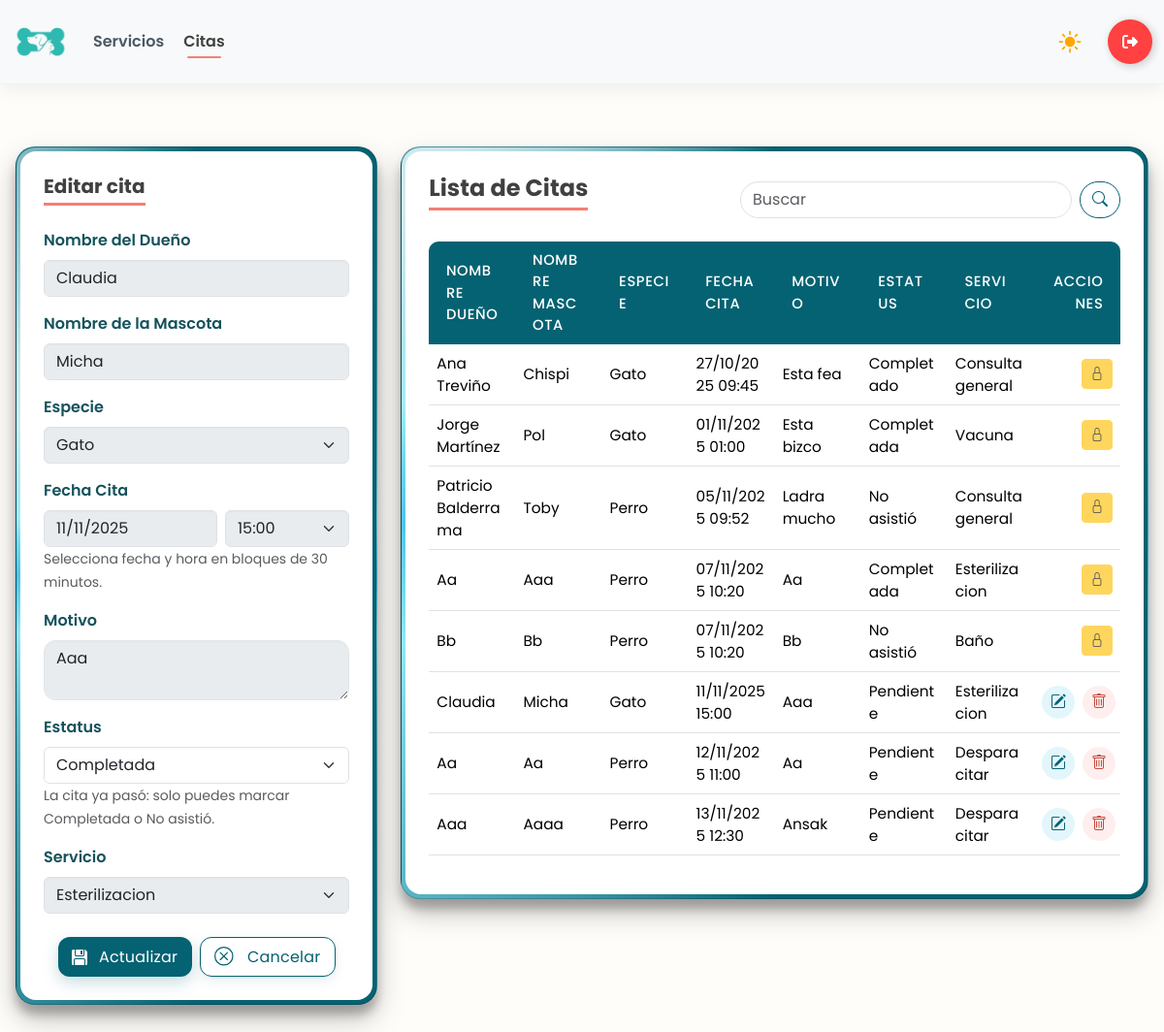
The page /citas/16/ (signed in) on the database its author committed.
### app/models.py (models this page shows, shortened)
class CITA_VETERINARIA(models.Model):
    nombre_dueño = models.CharField(max_length=200)
    nombre_mascota = models.CharField(max_length=100)
    especie = models.CharField(max_length=100)
    fecha_cita = models.DateTimeField()
    motivo = models.CharField(max_length=255)
    estatus = models.CharField(max_length=50)
    servicio = models.ForeignKey(SERVICIO, on_delete= models.PROTECT, null=True)

class SERVICIO(models.Model):
    nombre = models.CharField(max_length=100)
    precio = models.DecimalField(max_digits=10, decimal_places=2)
    descripcion = models.TextField(max_length=250, null= True)
    def __str__(self):
        return self.nombre

### app/views.py (the view, shortened to what this page needs)
# urls.py: path('citas/', views.citas_panel, name='citas'),
@login_required
@user_passes_test(is_employee_or_admin)
def citas_panel(request, id=None):
    es_admin = is_admin(request.user)
    cita = get_object_or_404(CITA_VETERINARIA, pk=id) if id else None
    servicios = SERVICIO.objects.all()
    ahora_local = timezone.localtime()
    slots = build_half_hour_slots("08:00", "18:00")
    if cita:
        sel_hora = timezone.localtime(cita.fecha_cita).strftime("%H:%M")
        sel_fecha = timezone.localtime(cita.fecha_cita).strftime("%Y-%m-%d")
    else:
        next_slot = ceil_to_half_hour(ahora_local)
        sel_hora = next_slot.strftime("%H:%M")
        sel_fecha = next_slot.strftime("%Y-%m-%d")
    cita_pasada_bool = bool(cita and timezone.localtime(cita.fecha_cita) <= ahora_local)
    bloqueada_total = bool(cita and cita.estatus in ["Completada", "Cancelada"])
    solo_estatus_fecha = bool(cita and cita_pasada_bool and not bloqueada_total)
    solo_estatus_rol = bool(cita and (not es_admin) and not bloqueada_total)
    solo_estatus = solo_estatus_fecha or solo_estatus_rol
    qs = CITA_VETERINARIA.objects.all().select_related('servicio').order_by('fecha_cita')
    estatus_f = (request.GET.get('estatus') or '').strip()
    servicio_f = (request.GET.get('servicio') or '').strip()
    desde_f = (request.GET.get('desde') or '').strip()
    hasta_f = (request.GET.get('hasta') or '').strip()
    q = (request.GET.get('q') or '').strip()
    if estatus_f:
        qs = qs.filter(estatus__iexact=estatus_f)
    if servicio_f:
        qs = qs.filter(servicio__pk=servicio_f)
    if q:
        qs = qs.filter(
            Q(nombre_dueño__icontains=q) |
            Q(nombre_mascota__icontains=q) |
            Q(motivo__icontains=q)
        )
    ctx = {
        "citas": qs,
        "cita": cita,
        "editando": bool(cita),
        "servicios": servicios,
        "slots": slots,
        "sel_hora": sel_hora,
        "sel_fecha": sel_fecha,
        "min_fecha": ahora_local.strftime("%Y-%m-%d"),
        "ahora_str": ahora_local.strftime("%Y-%m-%dT%H:%M"),
        "cita_pasada": cita_pasada_bool,
        "bloqueada_total": bloqueada_total,
        "solo_estatus": solo_estatus,
        "q": q,
        "es_admin": es_admin,
        "form_data": request.POST if request.method == "POST" else {},
    }
    return render(request, "citas.html", ctx)

### app/templates/citas.html (shortened to what this page needs)
    {% load static %}
    <!DOCTYPE html>
    <html lang="es">
    <head>
        {% include 'referencias.html' %}
        <link rel="stylesheet" href="{% static 'css/panel.css' %}">
    </head>
    <body>
        {% include 'navbar-panel.html' %}
        <main class="container-fluid mt-5 mb-5 p-3">
            <div class="row g-4">
                <div class="col-12 col-lg-4">
                    <div class="card glass-card">
                        <div class="card-body">
                            <h5 class="card-title mb-4">
                                {% if editando %}Editar cita{% else %}Crear cita{% endif %}
                            </h5>
                            <form method="post" autocomplete="off"
                                action="{% if editando %}{% url 'citas_edit' cita.id %}{% else %}{% url 'citas' %}{% endif %}">
                                <div class="mb-3">
                                    <label class="form-label">Nombre del Dueño</label>
                                    <input type="text" name="nombre_dueño" class="form-control"
                                        pattern="^[A-Za-zÁÉÍÓÚáéíóúÑñ\s]+$" maxlength="200" required
                                        value="{{ cita.nombre_dueño|default_if_none:'' }}" {% if bloqueada_total or solo_estatus %}disabled{% endif %}>
                                </div>
                                <div class="mb-3">
                                    <label class="form-label">Nombre de la Mascota</label>
                                    <input type="text" name="nombre_mascota" class="form-control"
                                        pattern="^[A-Za-zÁÉÍÓÚáéíóúÑñ\s]+$" maxlength="100" required
                                        value="{{ cita.nombre_mascota|default_if_none:'' }}" {% if bloqueada_total or solo_estatus %}disabled{% endif %}>
                                </div>
                                <div class="mb-3">
                                    <label class="form-label">Especie</label>
                                    <select name="especie_select" id="especie_select" class="form-select" required {% if bloqueada_total or solo_estatus %}disabled{% endif %}>
                                        <option value="Gato" {% if cita.especie == "Gato" %}selected{% endif %}>Gato</option>
                                    </select>
                                </div>
                                <div class="mb-3">
                                <label for="fecha_cita" class="form-label">Fecha Cita</label>
                                <div class="d-flex gap-2">
                                    <input type="date"
                                           class="form-control"
                                           id="fecha_cita"
                                           name="fecha_cita"
                                           min="{{ min_fecha }}"
                                           value="{{ sel_fecha }}"
                                           required
                                           {% if bloqueada_total or solo_estatus %}disabled{% endif %}>
                                    <select class="form-select" id="hora_cita" name="hora_cita" required
                                            {% if bloqueada_total or solo_estatus %}disabled{% endif %}>
                                        {% for h in slots %}
                                            <option value="{{ h }}" {% if sel_hora == h %}selected{% endif %}>{{ h }}</option>
                                        {% endfor %}
                                    </select>
                                </div>
                                <small class="text-muted">Selecciona fecha y hora en bloques de 30 minutos.</small>
                                </div>
                                <div class="mb-3">
                                    <label class="form-label">Motivo</label>
                                    <textarea name="motivo" class="form-control" maxlength="255" required {% if bloqueada_total or solo_estatus %}disabled{% endif %}>{{ cita.motivo|default_if_none:'' }}</textarea>
                                </div>
                                <div class="mb-3">
                                    <label class="form-label">Estatus</label>
                                    {% if not editando %}
                                    <input type="hidden" name="estatus" value="Pendiente">
                                    <input type="text" class="form-control" value="Pendiente" disabled>
                                    <small class="text-muted">Se asigna automáticamente al crear.</small>
                                    {% elif bloqueada_total %}
                                    <input type="text" class="form-control" value="Completada" disabled>
                                    <small class="text-muted">Esta cita está completada y no puede editarse.</small>
                                    {% elif solo_estatus %}
                                    <select name="estatus" class="form-select" required>
                                        <option value="Completada" {% if cita.estatus == "Completada" %}selected{% endif %}>
                                            Completada</option>
                                    </select>
                                    <small class="text-muted">La cita ya pasó: solo puedes marcar Completada o No
                                        asistió.</small>
                                    {% endif %}
                                </div>
                                <div class="mb-3">
                                    <label for="servicio" class="form-label">Servicio</label>
                                    <select name="servicio" id="servicio" class="form-select" {% if bloqueada_total or solo_estatus %}disabled{% endif %}>
                                        {% for servicio in servicios %}
                                        <option value="{{ servicio.id }}" {% if cita and cita.servicio_id == servicio.id %}selected{% endif %}>
                                            {{ servicio.nombre }}
                                        </option>
                                        {% endfor %}
                                    </select>
                                </div>
                                <div class="d-flex gap-2 justify-content-center mt-4">
                                    <button type="submit" class="btn-save" {% if bloqueada_total or solo_estatus %}disabled{% endif %}>
                                        <div class="svg-wrapper-1">
                                            <div class="svg-wrapper">
                                            </div>
                                        </div>
                                        <span>{% if editando %}Actualizar{% else %}Guardar{% endif %}</span>
                                    </button>
                                    {% if editando %}
                                    <a href="{% url 'citas' %}" class="btn-clean"><div class="svg-wrapper-1">
                                            <div class="svg-wrapper">
                                            </div>
                                        </div>
                                        <span>Cancelar</span>
                                    </a>
                                    {% endif %}
                                </div>
                            </form>
                        </div>
                    </div>
                </div>
                <div class="col-12 col-lg-8">
                    <div class="card glass-card">
                        <div class="card-body">
                            <div class="d-flex justify-content-between align-items-center mb-3">
                                <h4 class="m-0 card-title mb-3">Lista de Citas</h4>
                                <form class="d-flex" method="get" action="{% url 'citas' %}">
                                    <input class="form-control me-2" type="search" placeholder="Buscar" name="q"
                                        value="{{ q }}">
                                    <button class="btn btn-outline" type="submit"><i class="bi bi-search"></i></button>
                                </form>
                            </div>
                            <div class="table-responsive">
                                <table class="table tabla-servicios align-middle">
                                    <thead>
                                        <tr>
                                            <th>Nombre Dueño</th>
                                            <th>Nombre Mascota</th>
                                            <th>Especie</th>
                                            <th>Fecha Cita</th>
                                            <th>Motivo</th>
                                            <th>Estatus</th>
                                            <th>Servicio</th>
                                            <th class="text-end">Acciones</th>
                                        </tr>
                                    </thead>
                                    <tbody>
                                        {% for cita in citas %}
                                        <tr>
                                            <td>{{ cita.nombre_dueño }}</td>
                                            <td>{{ cita.nombre_mascota }}</td>
                                            <td>{{ cita.especie }}</td>
                                            <td>{{ cita.fecha_cita|date:"d/m/Y H:i" }}</td>
                                            <td class="col-desc">{{ cita.motivo }}</td>
                                            <td>{{ cita.estatus }}</td>
                                            <td>{{ cita.servicio }}</td>
                                            <td class="text-end">
                                                <div class="d-inline-flex gap-2">
                                                    {% if es_admin %}
                                                        {% if cita.estatus == 'Pendiente' %}
                                                            <a class="btn-accion btn-edit" href="{% url 'citas_edit' cita.id %}" title="Editar cita">
                                                                <i class="bi bi-pencil-square"></i>
                                                            </a>
                                                        {% else %}
                                                            <button class="btn btn-warning btn-sm" disabled title="Cita cerrada">
                                                                <i class="bi bi-lock"></i>
                                                            </button>
                                                        {% endif %}
                                                        {% if cita.estatus == 'Pendiente' %}
                                                            <a class="btn-accion btn-delete" href="{% url 'citas_eliminar' cita.id %}"
                                                               onclick="return confirm('¿Eliminar esta cita?')">
                                                                <i class="bi bi-trash"></i>
                                                            </a>
                                                        {% endif %}
                                                    {% endif %}
                                                </div>
                                            </td>
                                        </tr>
                                        {% empty %}
                                        <tr>
                                            <td colspan="8" class="text-center text-muted">Sin información disponible</td>
                                        </tr>
                                        {% endfor %}
                                    </tbody>
                                </table>
                            </div>
                        </div>
                    </div>
                </div>
            </div>
        </main>
        {% include 'alertas.html' %}
    </body>
    </html>

### rows shown on the page
CITA_VETERINARIA: nombre_dueño "Claudia", nombre_mascota "Micha", especie_select "Gato", motivo "Aaa", servicio "Esterilizacion", especie "Gato", fecha_cita "11/11/2025 15:00", estatus "Pendiente"
CITA_VETERINARIA: nombre_dueño "Ana Treviño", nombre_mascota "Chispi", especie "Gato", fecha_cita "27/10/2025 09:45", motivo "Esta fea", estatus "Completado", servicio "Consulta general"
CITA_VETERINARIA: nombre_dueño "Jorge Martínez", nombre_mascota "Pol", especie "Gato", fecha_cita "01/11/2025 01:00", motivo "Esta bizco", estatus "Completada", servicio "Vacuna"
CITA_VETERINARIA: nombre_dueño "Patricio Balderrama", nombre_mascota "Toby", especie "Perro", fecha_cita "05/11/2025 09:52", motivo "Ladra mucho", estatus "No asistió", servicio "Consulta general"
CITA_VETERINARIA: nombre_dueño "Aa", nombre_mascota "Aaa", especie "Perro", fecha_cita "07/11/2025 10:20", motivo "Aa", estatus "Completada", servicio "Esterilizacion"
CITA_VETERINARIA: nombre_dueño "Bb", nombre_mascota "Bb", especie "Perro", fecha_cita "07/11/2025 10:20", motivo "Bb", estatus "No asistió", servicio "Baño"
CITA_VETERINARIA: nombre_dueño "Aa", nombre_mascota "Aa", especie "Perro", fecha_cita "12/11/2025 11:00", motivo "Aa", estatus "Pendiente", servicio "Desparacitar"
CITA_VETERINARIA: nombre_dueño "Aaa", nombre_mascota "Aaaa", especie "Perro", fecha_cita "13/11/2025 12:30", motivo "Ansak", estatus "Pendiente", servicio "Desparacitar"

### other values the page prints
form field hora_cita "15:00"
